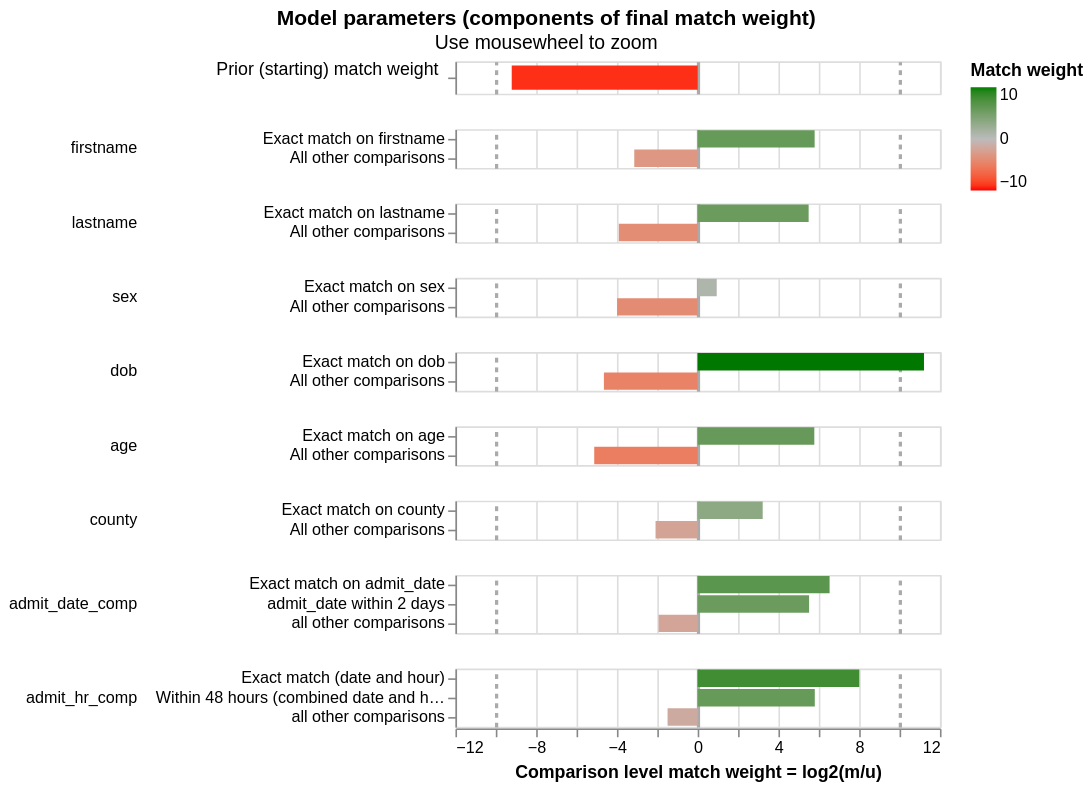

The notebook cell this image was saved under:
### Code cell
linker.visualisations.match_weights_chart()

### Figure 1 — Vega-Lite specification as saved in the notebook (floating-point values rounded to 4 significant figures)
{"config": {"view": {"continuousWidth": 300, "continuousHeight": 300, "discreteHeight": 60, "discreteWidth": 400}, "header": {"title": null}, "mark": {"tooltip": null}, "title": {"anchor": "middle"}}, "vconcat": [{"mark": {"type": "bar", "clip": true, "height": 15}, "encoding": {"color": {"field": "log2_bayes_factor", "scale": {"domain": [-10, 0, 10], "interpolate": "lab", "range": ["red", "#bbbbbb", "green"]}, "title": "Match weight", "type": "quantitative"}, "tooltip": [{"field": "comparison_name", "title": "Comparison name", "type": "nominal"}, {"field": "probability_two_random_records_match", "format": ".4f", "title": "Probability two random records match", "type": "nominal"}, {"field": "log2_bayes_factor", "format": ",.4f", "title": "Equivalent match weight", "type": "quantitative"}, {"field": "bayes_factor_description", "title": "Match weight description", "type": "nominal"}], "x": {"axis": {"domain": false, "gridColor": {"condition": {"test": "abs(datum.value / 10)  <= 1 & datum.value % 10 === 0", "value": "#aaa"}, "value": "#ddd"}, "gridDash": {"condition": {"test": "abs(datum.value / 10) == 1", "value": [3]}, "value": null}, "gridWidth": {"condition": {"test": "abs(datum.value / 10)  <= 1 & datum.value % 10 === 0", "value": 2}, "value": 1}, "labels": false, "ticks": false, "title": ""}, "field": "log2_bayes_factor", "scale": {"domain": [-12, 12]}, "type": "quantitative"}, "y": {"axis": {"title": "Prior (starting) match weight", "titleAlign": "right", "titleAngle": 0, "titleFontWeight": "normal"}, "field": "label_for_charts", "sort": {"field": "comparison_vector_value", "order": "descending"}, "type": "nominal"}}, "height": 20, "transform": [{"filter": "(datum.comparison_name == 'probability_two_random_records_match')"}]}, {"mark": {"type": "bar", "clip": true}, "encoding": {"color": {"field": "log2_bayes_factor", "scale": {"domain": [-10, 0, 10], "interpolate": "lab", "range": ["red", "#bbbbbb", "green"]}, "title": "Match weight", "type": "quantitative"}, "row": {"field": "comparison_name", "header": {"labelAlign": "left", "labelAnchor": "middle", "labelAngle": 0}, "sort": {"field": "comparison_sort_order"}, "type": "nominal"}, "tooltip": [{"field": "comparison_name", "title": "Comparison name", "type": "nominal"}, {"field": "label_for_charts", "title": "Label", "type": "ordinal"}, {"field": "sql_condition", "title": "SQL condition", "type": "nominal"}, {"field": "m_probability", "format": ".10~g", "title": "M probability", "type": "quantitative"}, {"field": "u_probability", "format": ".10~g", "title": "U probability", "type": "quantitative"}, {"field": "bayes_factor", "format": ",.6f", "title": "Bayes factor = m/u", "type": "quantitative"}, {"field": "log2_bayes_factor", "format": ".4~g", "title": "Match weight = log2(m/u)", "type": "quantitative"}, {"field": "bayes_factor_description", "title": "Match weight description", "type": "nominal"}, {"field": "m_probability_description", "title": "m probability description", "type": "nominal"}, {"field": "u_probability_description", "title": "u probability description", "type": "nominal"}], "x": {"axis": {"gridColor": {"condition": {"test": "abs(datum.value / 10)  <= 1 & datum.value % 10 === 0", "value": "#aaa"}, "value": "#ddd"}, "gridDash": {"condition": {"test": "abs(datum.value / 10) == 1", "value": [3]}, "value": null}, "gridWidth": {"condition": {"test": "abs(datum.value / 10)  <= 1 & datum.value % 10 === 0", "value": 2}, "value": 1}, "title": "Comparison level match weight = log2(m/u)"}, "field": "log2_bayes_factor", "scale": {"domain": [-12, 12]}, "type": "quantitative"}, "y": {"axis": {"title": null}, "field": "label_for_charts", "sort": {"field": "comparison_vector_value", "order": "descending"}, "type": "nominal"}}, "height": {"step": 12}, "resolve": {"axis": {"y": "independent"}, "scale": {"y": "independent"}}, "transform": [{"filter": "(datum.comparison_name != 'probability_two_random_records_match')"}]}], "data": {"name": "data-8ea312d356b3e7d8659f51893fd8dd15"}, "params": [{"name": "mouse_zoom", "select": {"type": "interval", "encodings": ["x"]}, "bind": "scales", "views": []}], "resolve": {"axis": {"y": "independent"}, "scale": {"y": "independent"}}, "title": {"text": "Model parameters (components of final match weight)", "subtitle": "Use mousewheel to zoom"}, "$schema": "https://vega.github.io/schema/vega-lite/v5.9.3.json", "datasets": {"data-8ea312d356b3e7d8659f51893fd8dd15": [{"comparison_name": "probability_two_random_records_match", "sql_condition": null, "label_for_charts": "", "m_probability": null, "u_probability": null, "m_probability_description": null, "u_probability_description": null, "has_tf_adjustments": false, "tf_adjustment_column": null, "tf_adjustment_weight": null, "is_null_level": false, "bayes_factor": 0.001687, "log2_bayes_factor": -9.212, "comparison_vector_value": 0, "max_comparison_vector_value": 0, "bayes_factor_description": "The probability that two random records drawn at random match is 0.002 or one in  593.9 records.This is equivalent to a starting match weight of -9.212.", "probability_two_random_records_match": 0.001684, "comparison_sort_order": -1}, {"comparison_name": "firstname", "sql_condition": "\"firstname_l\" = \"firstname_r\"", "label_for_charts": "Exact match on firstname", "m_probability": 0.8885, "u_probability": 0.01601, "m_probability_description": "Amongst matching record comparisons, 88.85% of records (i.e. one in 1.125) are in the exact match on firstname comparison level", "u_probability_description": "Amongst non-matching record comparisons, 1.601% of records (i.e. one in 62.45) are in the exact match on firstname comparison level", "has_tf_adjustments": false, "tf_adjustment_column": null, "tf_adjustment_weight": 1.0, "is_null_level": false, "bayes_factor": 55.48, "log2_bayes_factor": 5.794, "comparison_vector_value": 1, "max_comparison_vector_value": 1, "bayes_factor_description": "If comparison level is `exact match on firstname` then comparison is 55.48 times more likely to be a match", "probability_two_random_records_match": 0.001684, "comparison_sort_order": 0}, {"comparison_name": "firstname", "sql_condition": "ELSE", "label_for_charts": "All other comparisons", "m_probability": 0.1115, "u_probability": 0.984, "m_probability_description": "Amongst matching record comparisons, 11.15% of records (i.e. one in 8.969) are in the all other comparisons comparison level", "u_probability_description": "Amongst non-matching record comparisons, 98.4% of records (i.e. one in 1.016) are in the all other comparisons comparison level", "has_tf_adjustments": false, "tf_adjustment_column": null, "tf_adjustment_weight": 1.0, "is_null_level": false, "bayes_factor": 0.1133, "log2_bayes_factor": -3.142, "comparison_vector_value": 0, "max_comparison_vector_value": 1, "bayes_factor_description": "If comparison level is `all other comparisons` then comparison is 8.825 times less likely to be a match", "probability_two_random_records_match": 0.001684, "comparison_sort_order": 0}, {"comparison_name": "lastname", "sql_condition": "\"lastname_l\" = \"lastname_r\"", "label_for_charts": "Exact match on lastname", "m_probability": 0.9347, "u_probability": 0.0207, "m_probability_description": "Amongst matching record comparisons, 93.47% of records (i.e. one in 1.07) are in the exact match on lastname comparison level", "u_probability_description": "Amongst non-matching record comparisons, 2.07% of records (i.e. one in 48.32) are in the exact match on lastname comparison level", "has_tf_adjustments": false, "tf_adjustment_column": null, "tf_adjustment_weight": 1.0, "is_null_level": false, "bayes_factor": 45.16, "log2_bayes_factor": 5.497, "comparison_vector_value": 1, "max_comparison_vector_value": 1, "bayes_factor_description": "If comparison level is `exact match on lastname` then comparison is 45.16 times more likely to be a match", "probability_two_random_records_match": 0.001684, "comparison_sort_order": 1}, {"comparison_name": "lastname", "sql_condition": "ELSE", "label_for_charts": "All other comparisons", "m_probability": 0.06533, "u_probability": 0.9793, "m_probability_description": "Amongst matching record comparisons, 6.533% of records (i.e. one in 15.31) are in the all other comparisons comparison level", "u_probability_description": "Amongst non-matching record comparisons, 97.93% of records (i.e. one in 1.021) are in the all other comparisons comparison level", "has_tf_adjustments": false, "tf_adjustment_column": null, "tf_adjustment_weight": 1.0, "is_null_level": false, "bayes_factor": 0.06671, "log2_bayes_factor": -3.906, "comparison_vector_value": 0, "max_comparison_vector_value": 1, "bayes_factor_description": "If comparison level is `all other comparisons` then comparison is 14.99 times less likely to be a match", "probability_two_random_records_match": 0.001684, "comparison_sort_order": 1}, {"comparison_name": "sex", "sql_condition": "\"sex_l\" = \"sex_r\"", "label_for_charts": "Exact match on sex", "m_probability": 0.9688, "u_probability": 0.5035, "m_probability_description": "Amongst matching record comparisons, 96.88% of records (i.e. one in 1.032) are in the exact match on sex comparison level", "u_probability_description": "Amongst non-matching record comparisons, 50.35% of records (i.e. one in 1.986) are in the exact match on sex comparison level", "has_tf_adjustments": false, "tf_adjustment_column": null, "tf_adjustment_weight": 1.0, "is_null_level": false, "bayes_factor": 1.924, "log2_bayes_factor": 0.9442, "comparison_vector_value": 1, "max_comparison_vector_value": 1, "bayes_factor_description": "If comparison level is `exact match on sex` then comparison is 1.924 times more likely to be a match", "probability_two_random_records_match": 0.001684, "comparison_sort_order": 2}, {"comparison_name": "sex", "sql_condition": "ELSE", "label_for_charts": "All other comparisons", "m_probability": 0.03119, "u_probability": 0.4965, "m_probability_description": "Amongst matching record comparisons, 3.119% of records (i.e. one in 32.06) are in the all other comparisons comparison level", "u_probability_description": "Amongst non-matching record comparisons, 49.65% of records (i.e. one in 2.014) are in the all other comparisons comparison level", "has_tf_adjustments": false, "tf_adjustment_column": null, "tf_adjustment_weight": 1.0, "is_null_level": false, "bayes_factor": 0.06283, "log2_bayes_factor": -3.992, "comparison_vector_value": 0, "max_comparison_vector_value": 1, "bayes_factor_description": "If comparison level is `all other comparisons` then comparison is 15.92 times less likely to be a match", "probability_two_random_records_match": 0.001684, "comparison_sort_order": 2}, {"comparison_name": "dob", "sql_condition": "\"dob_l\" = \"dob_r\"", "label_for_charts": "Exact match on dob", "m_probability": 0.96, "u_probability": 0.0004052, "m_probability_description": "Amongst matching record comparisons, 96% of records (i.e. one in 1.042) are in the exact match on dob comparison level", "u_probability_description": "Amongst non-matching record comparisons, 0.04052% of records (i.e. one in 2,468) are in the exact match on dob comparison level", "has_tf_adjustments": false, "tf_adjustment_column": null, "tf_adjustment_weight": 1.0, "is_null_level": false, "bayes_factor": 2369.0, "log2_bayes_factor": 11.21, "comparison_vector_value": 1, "max_comparison_vector_value": 1, "bayes_factor_description": "If comparison level is `exact match on dob` then comparison is 2,369 times more likely to be a match", "probability_two_random_records_match": 0.001684, "comparison_sort_order": 3}, {"comparison_name": "dob", "sql_condition": "ELSE", "label_for_charts": "All other comparisons", "m_probability": 0.03996, "u_probability": 0.9996, "m_probability_description": "Amongst matching record comparisons, 3.996% of records (i.e. one in 25.02) are in the all other comparisons comparison level", "u_probability_description": "Amongst non-matching record comparisons, 99.96% of records (i.e. one in 1) are in the all other comparisons comparison level", "has_tf_adjustments": false, "tf_adjustment_column": null, "tf_adjustment_weight": 1.0, "is_null_level": false, "bayes_factor": 0.03998, "log2_bayes_factor": -4.645, "comparison_vector_value": 0, "max_comparison_vector_value": 1, "bayes_factor_description": "If comparison level is `all other comparisons` then comparison is 25.01 times less likely to be a match", "probability_two_random_records_match": 0.001684, "comparison_sort_order": 3}, {"comparison_name": "age", "sql_condition": "\"age_l\" = \"age_r\"", "label_for_charts": "Exact match on age", "m_probability": 0.9718, "u_probability": 0.01771, "m_probability_description": "Amongst matching record comparisons, 97.18% of records (i.e. one in 1.029) are in the exact match on age comparison level", "u_probability_description": "Amongst non-matching record comparisons, 1.771% of records (i.e. one in 56.45) are in the exact match on age comparison level", "has_tf_adjustments": false, "tf_adjustment_column": null, "tf_adjustment_weight": 1.0, "is_null_level": false, "bayes_factor": 54.86, "log2_bayes_factor": 5.778, "comparison_vector_value": 1, "max_comparison_vector_value": 1, "bayes_factor_description": "If comparison level is `exact match on age` then comparison is 54.86 times more likely to be a match", "probability_two_random_records_match": 0.001684, "comparison_sort_order": 4}, {"comparison_name": "age", "sql_condition": "ELSE", "label_for_charts": "All other comparisons", "m_probability": 0.02816, "u_probability": 0.9823, "m_probability_description": "Amongst matching record comparisons, 2.816% of records (i.e. one in 35.51) are in the all other comparisons comparison level", "u_probability_description": "Amongst non-matching record comparisons, 98.23% of records (i.e. one in 1.018) are in the all other comparisons comparison level", "has_tf_adjustments": false, "tf_adjustment_column": null, "tf_adjustment_weight": 1.0, "is_null_level": false, "bayes_factor": 0.02867, "log2_bayes_factor": -5.124, "comparison_vector_value": 0, "max_comparison_vector_value": 1, "bayes_factor_description": "If comparison level is `all other comparisons` then comparison is 34.88 times less likely to be a match", "probability_two_random_records_match": 0.001684, "comparison_sort_order": 4}, {"comparison_name": "county", "sql_condition": "\"county_l\" = \"county_r\"", "label_for_charts": "Exact match on county", "m_probability": 0.7844, "u_probability": 0.08413, "m_probability_description": "Amongst matching record comparisons, 78.44% of records (i.e. one in 1.275) are in the exact match on county comparison level", "u_probability_description": "Amongst non-matching record comparisons, 8.413% of records (i.e. one in 11.89) are in the exact match on county comparison level", "has_tf_adjustments": false, "tf_adjustment_column": null, "tf_adjustment_weight": 1.0, "is_null_level": false, "bayes_factor": 9.324, "log2_bayes_factor": 3.221, "comparison_vector_value": 1, "max_comparison_vector_value": 1, "bayes_factor_description": "If comparison level is `exact match on county` then comparison is 9.324 times more likely to be a match", "probability_two_random_records_match": 0.001684, "comparison_sort_order": 5}, {"comparison_name": "county", "sql_condition": "ELSE", "label_for_charts": "All other comparisons", "m_probability": 0.2156, "u_probability": 0.9159, "m_probability_description": "Amongst matching record comparisons, 21.56% of records (i.e. one in 4.638) are in the all other comparisons comparison level", "u_probability_description": "Amongst non-matching record comparisons, 91.59% of records (i.e. one in 1.092) are in the all other comparisons comparison level", "has_tf_adjustments": false, "tf_adjustment_column": null, "tf_adjustment_weight": 1.0, "is_null_level": false, "bayes_factor": 0.2354, "log2_bayes_factor": -2.087, "comparison_vector_value": 0, "max_comparison_vector_value": 1, "bayes_factor_description": "If comparison level is `all other comparisons` then comparison is 4.247 times less likely to be a match", "probability_two_random_records_match": 0.001684, "comparison_sort_order": 5}, {"comparison_name": "admit_date_comp", "sql_condition": "admit_date_l IS NOT NULL AND admit_date_r IS NOT NULL AND CAST(admit_date_l AS DATE) = CAST(admit_date_r AS DATE)", "label_for_charts": "Exact match on admit_date", "m_probability": 0.2507, "u_probability": 0.002705, "m_probability_description": "Amongst matching record comparisons, 25.07% of records (i.e. one in 3.988) are in the exact match on admit_date comparison level", "u_probability_description": "Amongst non-matching record comparisons, 0.2705% of records (i.e. one in 370) are in the exact match on admit_date comparison level", "has_tf_adjustments": false, "tf_adjustment_column": null, "tf_adjustment_weight": 1.0, "is_null_level": false, "bayes_factor": 92.69, "log2_bayes_factor": 6.534, "comparison_vector_value": 2, "max_comparison_vector_value": 2, "bayes_factor_description": "If comparison level is `exact match on admit_date` then comparison is 92.69 times more likely to be a match", "probability_two_random_records_match": 0.001684, "comparison_sort_order": 6}, {"comparison_name": "admit_date_comp", "sql_condition": "ABS(DATE_DIFF('day', CAST(admit_date_r AS DATE), CAST(admit_date_l AS DATE))) <= 2", "label_for_charts": "admit_date within 2 days", "m_probability": 0.5099, "u_probability": 0.01113, "m_probability_description": "Amongst matching record comparisons, 50.99% of records (i.e. one in 1.961) are in the admit_date within 2 days comparison level", "u_probability_description": "Amongst non-matching record comparisons, 1.113% of records (i.e. one in 89.86) are in the admit_date within 2 days comparison level", "has_tf_adjustments": false, "tf_adjustment_column": null, "tf_adjustment_weight": 1.0, "is_null_level": false, "bayes_factor": 45.82, "log2_bayes_factor": 5.518, "comparison_vector_value": 1, "max_comparison_vector_value": 2, "bayes_factor_description": "If comparison level is `admit_date within 2 days` then comparison is 45.82 times more likely to be a match", "probability_two_random_records_match": 0.001684, "comparison_sort_order": 6}, {"comparison_name": "admit_date_comp", "sql_condition": "TRUE", "label_for_charts": "all other comparisons", "m_probability": 0.2576, "u_probability": 0.9862, "m_probability_description": "Amongst matching record comparisons, 25.76% of records (i.e. one in 3.882) are in the all other comparisons comparison level", "u_probability_description": "Amongst non-matching record comparisons, 98.62% of records (i.e. one in 1.014) are in the all other comparisons comparison level", "has_tf_adjustments": false, "tf_adjustment_column": null, "tf_adjustment_weight": 1.0, "is_null_level": false, "bayes_factor": 0.2612, "log2_bayes_factor": -1.937, "comparison_vector_value": 0, "max_comparison_vector_value": 2, "bayes_factor_description": "If comparison level is `all other comparisons` then comparison is 3.828 times less likely to be a match", "probability_two_random_records_match": 0.001684, "comparison_sort_order": 6}, {"comparison_name": "admit_hr_comp", "sql_condition": "admit_date_l IS NOT NULL AND admit_date_r IS NOT NULL AND admit_hr_l IS NOT NULL AND admit_hr_r IS NOT NULL AND CAST(admit_date_l AS DATE) = CAST(admit_date_r AS DATE) AND CAST(admit_hr_l AS DOUBLE) = CAST(admit_hr_r AS DOUBLE)", "label_for_charts": "Exact match (date and hour)", "m_probability": 0.02905, "u_probability": 0.000113, "m_probability_description": "Amongst matching record comparisons, 2.905% of records (i.e. one in 34.43) are in the exact match (date and hour) comparison level", "u_probability_description": "Amongst non-matching record comparisons, 0.0113% of records (i.e. one in 8,850) are in the exact match (date and hour) comparison level", "has_tf_adjustments": false, "tf_adjustment_column": null, "tf_adjustment_weight": 1.0, "is_null_level": false, "bayes_factor": 257.0, "log2_bayes_factor": 8.006, "comparison_vector_value": 2, "max_comparison_vector_value": 2, "bayes_factor_description": "If comparison level is `exact match (date and hour)` then comparison is 257 times more likely to be a match", "probability_two_random_records_match": 0.001684, "comparison_sort_order": 7}, {"comparison_name": "admit_hr_comp", "sql_condition": "\n                ABS(\n                    ((CAST(admit_date_r AS DATE) - CAST(admit_date_l AS DATE)) * 24)\n                    + (CAST(admit_hr_r AS FLOAT) - CAST(admit_hr_l AS FLOAT))\n                ) <= 48\n            ", "label_for_charts": "Within 48 hours (combined date and hour)", "m_probability": 0.6194, "u_probability": 0.01111, "m_probability_description": "Amongst matching record comparisons, 61.94% of records (i.e. one in 1.614) are in the within 48 hours (combined date and hour) comparison level", "u_probability_description": "Amongst non-matching record comparisons, 1.111% of records (i.e. one in 90.03) are in the within 48 hours (combined date and hour) comparison level", "has_tf_adjustments": false, "tf_adjustment_column": null, "tf_adjustment_weight": 1.0, "is_null_level": false, "bayes_factor": 55.77, "log2_bayes_factor": 5.801, "comparison_vector_value": 1, "max_comparison_vector_value": 2, "bayes_factor_description": "If comparison level is `within 48 hours (combined date and hour)` then comparison is 55.77 times more likely to be a match", "probability_two_random_records_match": 0.001684, "comparison_sort_order": 7}, {"comparison_name": "admit_hr_comp", "sql_condition": "TRUE", "label_for_charts": "all other comparisons", "m_probability": 0.3515, "u_probability": 0.9888, "m_probability_description": "Amongst matching record comparisons, 35.15% of records (i.e. one in 2.845) are in the all other comparisons comparison level", "u_probability_description": "Amongst non-matching record comparisons, 98.88% of records (i.e. one in 1.011) are in the all other comparisons comparison level", "has_tf_adjustments": false, "tf_adjustment_column": null, "tf_adjustment_weight": 1.0, "is_null_level": false, "bayes_factor": 0.3555, "log2_bayes_factor": -1.492, "comparison_vector_value": 0, "max_comparison_vector_value": 2, "bayes_factor_description": "If comparison level is `all other comparisons` then comparison is 2.813 times less likely to be a match", "probability_two_random_records_match": 0.001684, "comparison_sort_order": 7}]}}
